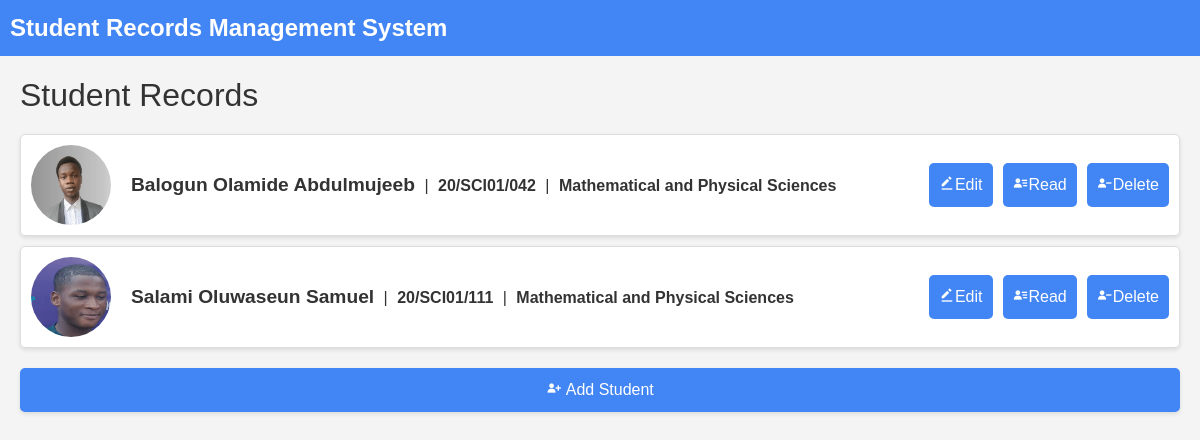
/records/homepage/, run on an earlier commit of the app's database.
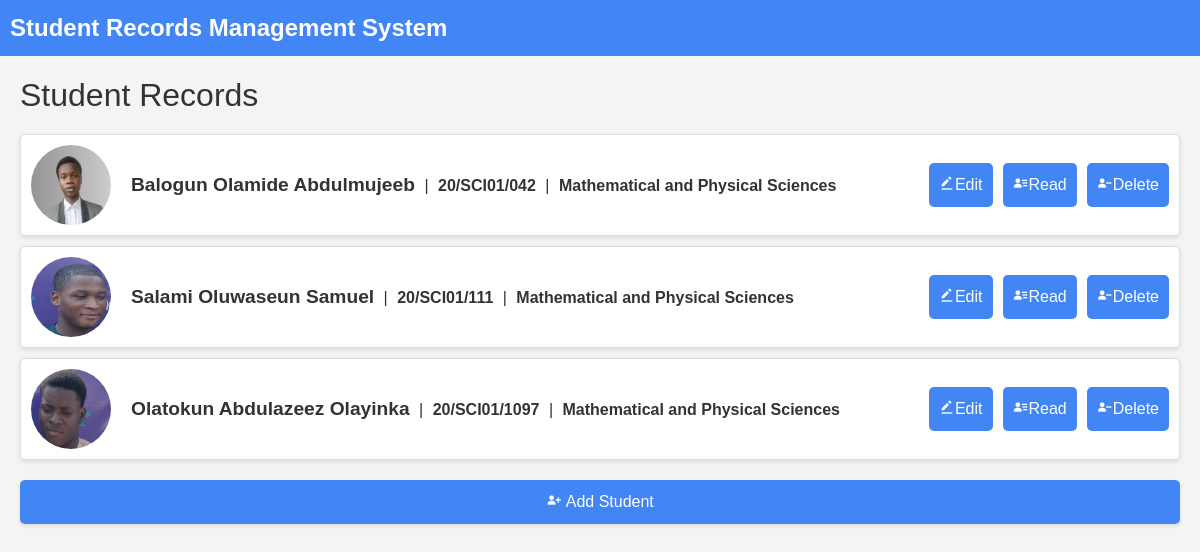
And on a later commit of the database.
### myapp/models.py (models this page shows, shortened)
class Student(models.Model):
  id = models.AutoField(primary_key=True, null=False)
  matric_number = models.CharField(unique=True, max_length=20, null=False)
  full_name = models.CharField(max_length=255, null=False)
  passport_photo = models.ImageField(upload_to='passport_photos/', null=False)
  department = models.CharField(max_length=40, null=False)
  college = models.CharField(max_length=40, null=False)
  cgpa = models.FloatField(null=False)
  gender = models.CharField(max_length=10, null=False)
  age = models.IntegerField(null=False)
  date_of_birth = models.DateField(null=False)
  contact_no = models.CharField(max_length=15, null=False)
  address = models.CharField(null=False, max_length=100)
  email = models.EmailField(null=False)
  nationality = models.CharField(null=False, max_length=50)
  state = models.CharField(null=False, max_length=20)

### myapp/views.py (the view)
# urls.py: path('homepage/', views.homepage, name='homepage'),
def homepage(request):
    students = Student.objects.all()
    return render(request, 'homepage.html', {'students': students})

### myapp/templates/homepage.html (shortened to what this page needs)
{% extends 'base.html' %}
{% block content %}
  <h1 class="page-title">Student Records</h1>
  <ul class="student-list">
      {% for student in students %}
          <li class="student-item">
              <img class="student-photo" src="{{ student.passport_photo.url }}" alt="{{ student.full_name }} photo">
              <div class="student-info">
                  <span class="student-name">{{ student.full_name }}</span>
                  <span class="separator">|</span>
                  <span class="matric-number">{{ student.matric_number }}</span>
                  <span class="separator">|</span>
                  <span class="student-department">{{ student.department }}</span>
              </div>
              <div class="action-buttons">
                  <a class="edit-link" href="{% url 'edit_student' student.matric_number %}">
                    <i class='bx bxs-edit-alt'></i>Edit
                  </a>
                  <a class="read-link" href="{% url 'read_student' student.matric_number %}">
                    <i class='bx bxs-user-detail' ></i>Read
                  </a>
                  <a class="delete-link" href="{% url 'delete_student' student.matric_number %}">
                    <i class='bx bxs-user-minus'></i>Delete
                  </a>
              </div>
          </li>
      {% endfor %}
  </ul>
  <a class="add-student-btn" href="{% url 'add_student' %}">
    <i class='bx bxs-user-plus'></i> Add Student
  </a>
{% endblock %}

### myapp/templates/base.html (shortened to what this page needs)
{% load static%}
{% load bootstrap4 %}
{% bootstrap_css %}
<!DOCTYPE html>
<html lang="en">
<head>
  <link href="//cdn.bootcss.com/bootstrap-datetimepicker/4.17.44/css/bootstrap- datetimepicker.min.css" rel="stylesheet">
  <link rel="stylesheet"
    href="https://cdn.jsdelivr.net/npm/boxicons@latest/css/boxicons.min.css">
  <link rel="stylesheet" href="{% static 'styles.css' %}">
</head>
<body class="body">
  <header class="header" id="header">
    <nav class="nav">
      <a href="{% url 'homepage' %}" class="nav__logo">
        Student Records Management System
      </a>
    </nav>
  </header>
  <main>
    {% block content %}{% endblock %}
  </main>
</body>
</html>

### myapp/static/styles.css (style rules this page uses)
body, h1, h2, h3, p, ul, li { margin: 0; padding: 0; }
body { font-family: 'Arial', sans-serif; box-sizing: border-box; }
ul { list-style: none; }
html { scroll-behavior: smooth; }
.body { background-color: #f4f4f4; color: #333; }
.header { background-color: #4285f4; color: #fff; padding: 10px; }
.nav { display: flex; justify-content: space-between; align-items: center; }
.nav__logo { text-decoration: none; color: #fff; font-size: 1.5rem; font-weight: bold; }
main { padding: 20px; }
.page-title { font-size: 2rem; margin-bottom: 20px; }
.student-list { list-style-type: none; padding: 0; }
.student-item { background-color: #fff; border: 1px solid #ddd; margin-bottom: 10px; padding: 10px; border-radius: 5px; box-shadow: 0 2px 4px rgba(0, 0, 0, 0.1); display: flex; justify-content: space-between; align-items: center; }
.student-photo { width: 80px; height: 80px; border-radius: 50%; margin-right: 20px; }
.student-info { flex-grow: 1; }
.student-name { font-size: 1.2rem; font-weight: bold; }
.matric-number, .student-department { font-size: 1rem; font-weight: bold; }
.action-buttons { display: flex; gap: 10px; }
.edit-link, .read-link, .delete-link { text-decoration: none; color: #fff; padding: 10px; text-align: center; border-radius: 5px; background-color: #4285f4; cursor: pointer; }
.add-student-btn { display: block; margin-top: 20px; background-color: #4285f4; color: #fff; padding: 10px; text-align: center; text-decoration: none; border-radius: 5px; box-shadow: 0 2px 4px rgba(0, 0, 0, 0.1); }
.separator { margin: 0 5px; }

What changed in the data, as far as the page shows it:
added Student: passport_photo (picture), full_name "Olatokun Abdulazeez Olayinka", matric_number "20/SCI01/1097", department "Mathematical and Physical Sciences"
